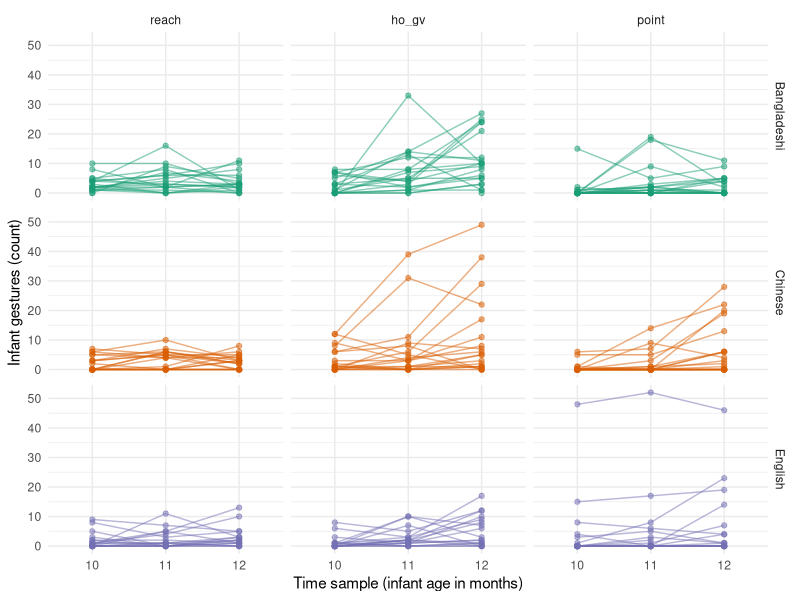
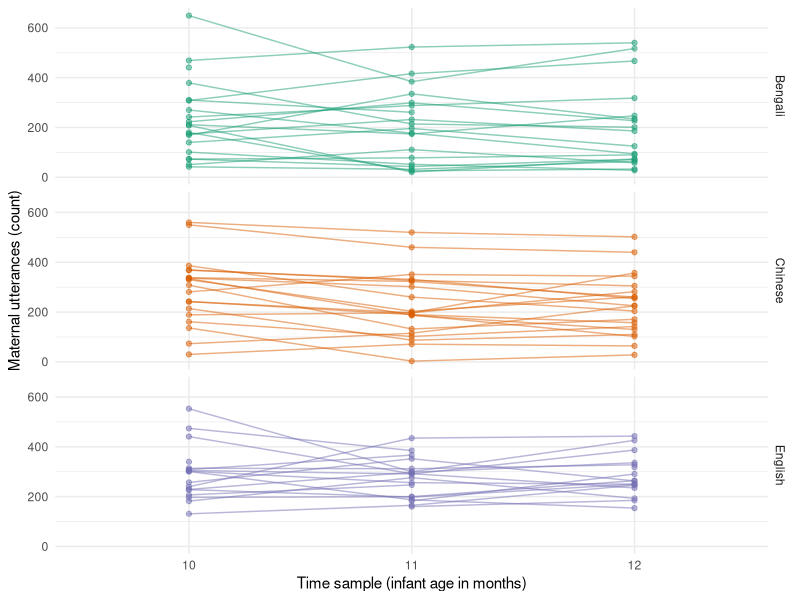
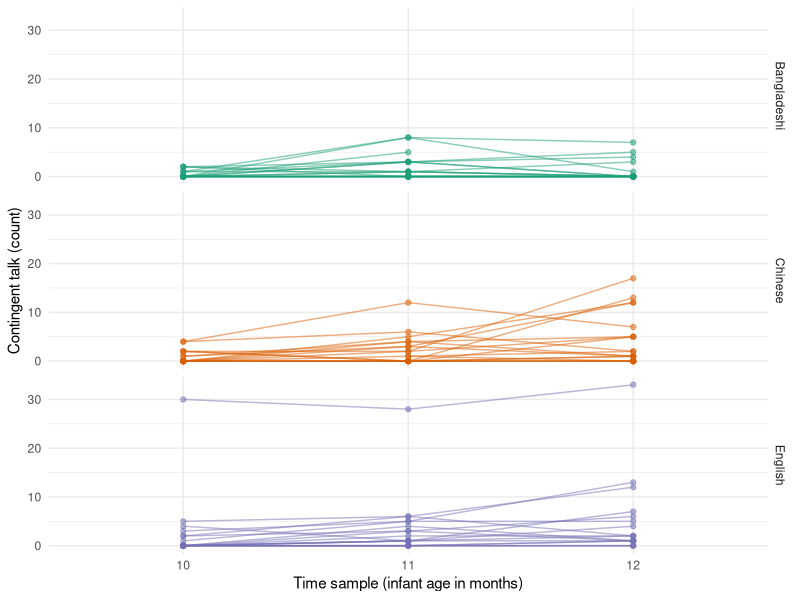
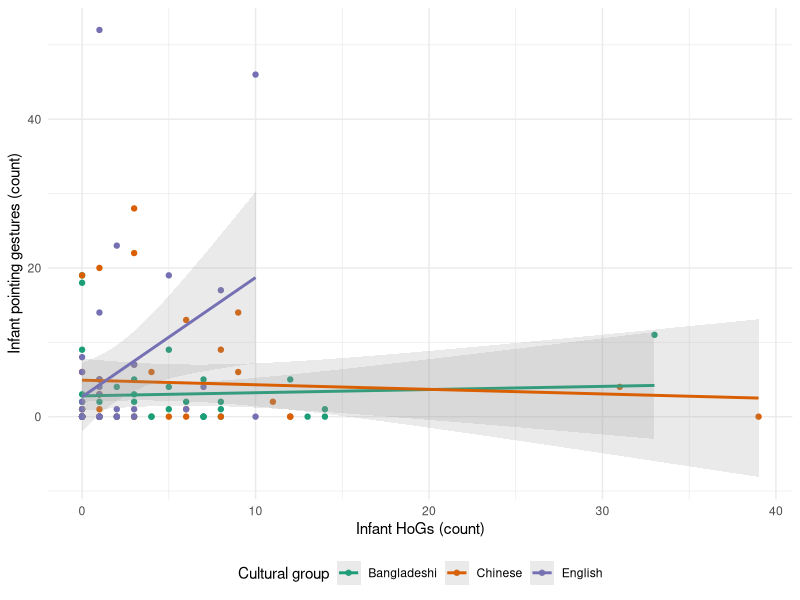
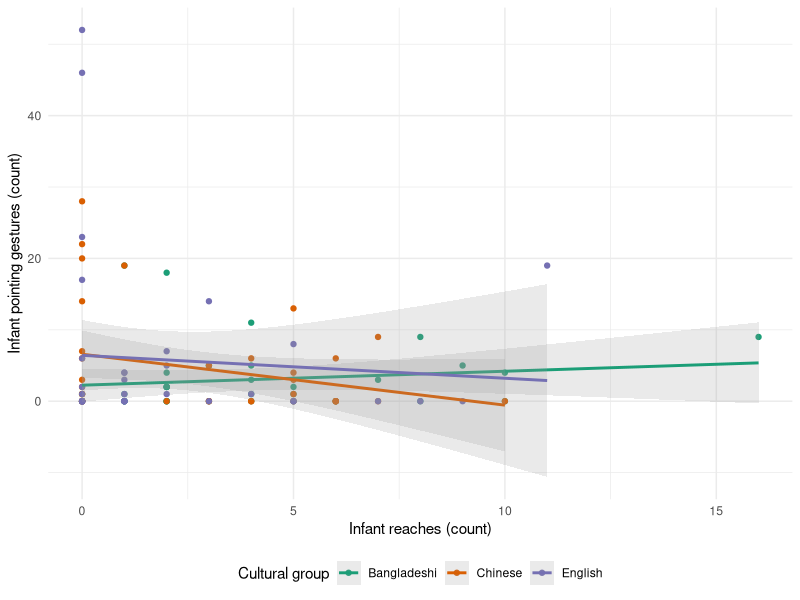
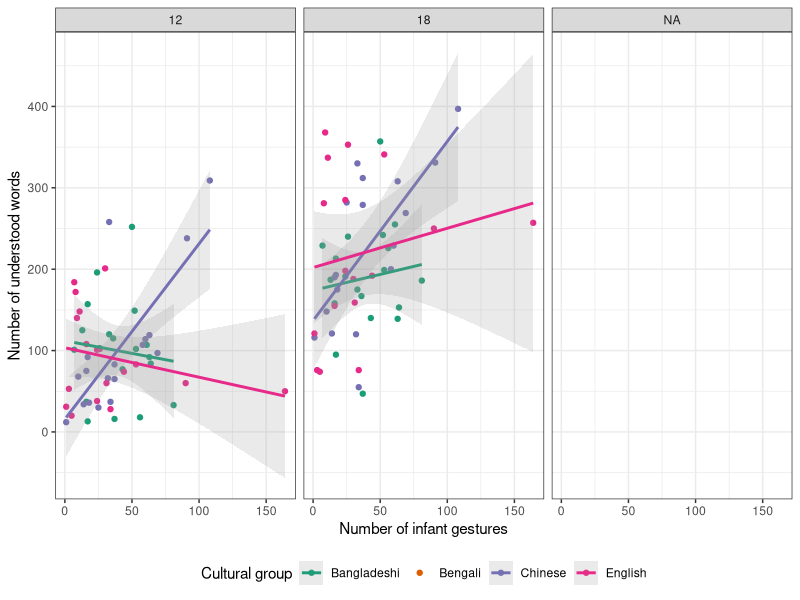
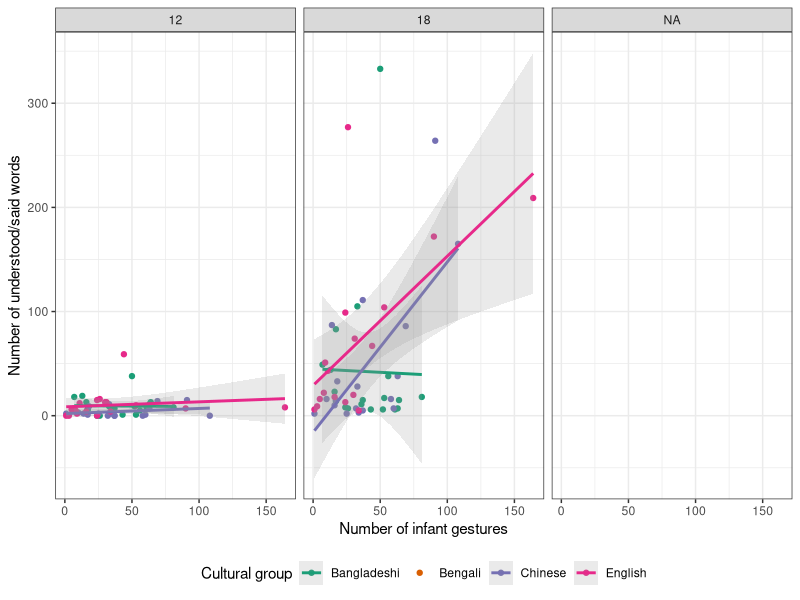
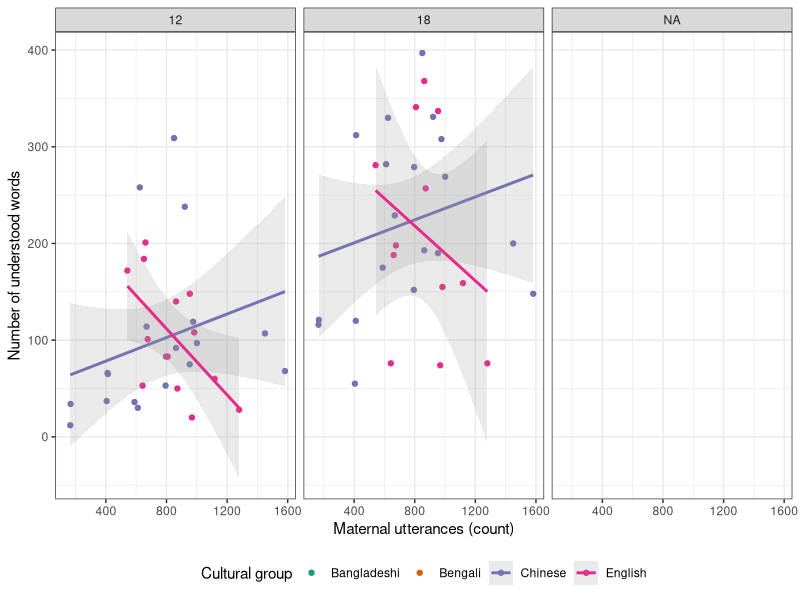

Source code (R) for these figures, in order:
## ---- chunk 1
knitr::opts_chunk$set(echo = TRUE)
knitr::opts_knit$set(root.dir = normalizePath("../../"))
library(tidyverse)
theme_set(theme_minimal())

img_path <- "./manuscript/figures/img"
## ---- chunk 2
gestures <- read_csv("./data/gestures.csv")

gestures_tot <- gestures %>%
  group_by(dyad, background, months, gesture) %>%
  summarise(
    count = sum(count),
    ct = sum(ct)
  ) %>%
  ungroup() %>%
  mutate(
    gesture = factor(gesture, levels = c("reach", "ho_gv", "point"))
  ) %>%
  mutate_if(is.character, as.factor) %>%
  mutate(
    back_o = ordered(background, levels = c("English", "Bangladeshi", "Chinese"))
  )

contrasts(gestures_tot$back_o) <- "contr.treatment"

utterances <- read_csv("./data/utterances.csv")

# NAs not removed in sum()
utterances_tot <- utterances %>%
  group_by(dyad, background, months) %>%
  summarise(
    utterances = sum(utterances)
  ) %>%
  ungroup() %>%
  mutate_if(is.character, as.factor) %>%
  mutate(
    back_o = ordered(background, levels = c("English", "Bangladeshi", "Chinese"))
  )

contrasts(utterances_tot$back_o) <- "contr.treatment"

hg_tot <- filter(gestures_tot, gesture == "ho_gv")
reach_tot <- filter(gestures_tot, gesture == "reach")
point_tot <- filter(gestures_tot, gesture == "point")
all_tot <- gestures_tot %>%
  group_by(dyad, background, back_o, months) %>%
  summarise(count = sum(count), ct = sum(ct))

hg_point_lead <- gestures_tot %>%
  dplyr::select(-ct) %>%
  spread(gesture, count) %>%
  dplyr::select(-reach) %>%
  group_by(dyad) %>%
  mutate(
    lead_point = lead(point)
  ) %>%
  filter(months != 12)

reach_point_lead <- gestures_tot %>%
  dplyr::select(-ct) %>%
  spread(gesture, count) %>%
  dplyr::select(-ho_gv) %>%
  group_by(dyad) %>%
  mutate(
    lead_point = lead(point)
  ) %>%
  filter(months != 12)

reach_point_lead <- gestures_tot %>%
  dplyr::select(-ct) %>%
  spread(gesture, count) %>%
  dplyr::select(-ho_gv) %>%
  group_by(dyad) %>%
  mutate(
    lead_point = lead(point)
  ) %>%
  filter(months != 12)

ct_point_lead <- gestures_tot %>%
  filter(gesture == "point") %>%
  dplyr::select(-gesture) %>%
  rename(point = count) %>%
  group_by(dyad) %>%
  mutate(
    lead_point = lead(point)
  ) %>%
  filter(months != 12)

utter_point_lead <- gestures_tot %>%
  filter(gesture == "point") %>%
  right_join(y = utterances_tot) %>%
  group_by(dyad) %>%
  mutate(
    lead_point = lead(count)
  ) %>%
  filter(months != 12)

pointing <- gestures_tot %>%
  dplyr::select(-ct) %>%
  spread(gesture, count)

vocab_gest <- gestures_tot %>%
  group_by(dyad, background) %>%
  summarise(count_tot = sum(count), ct_tot = sum(ct))

vocab_utt <- utterances_tot %>%
  group_by(dyad, background) %>%
  summarise(utt_tot = sum(utterances))

vocab <- read_csv("./data/vocab.csv") %>%
  full_join(y = vocab_gest) %>%
  full_join(y = vocab_utt) %>%
  arrange(dyad, months) %>%
  mutate_if(is.character, as.factor)
## ---- chunk 3
gestures_tot %>%
  ggplot(aes(as.factor(months), count, colour = background)) +
  geom_point(alpha = 0.5) +
  geom_line(aes(group = dyad), alpha = 0.5) +
  facet_grid(vars(background), vars(gesture)) +
  scale_color_brewer(type = "qual", palette = "Dark2") +
  labs(
    x = "Time sample (infant age in months)",
    y = "Infant gestures (count)"
  ) +
  theme(legend.position = "none")

ggsave("gest-slope.png", path = img_path, width = 6, height = 5)
## ---- chunk 4
utterances_tot %>%
  ggplot(aes(as.factor(months), utterances, colour = background)) +
  geom_point(alpha = 0.5) +
  geom_line(aes(group = dyad), alpha = 0.5) +
  facet_grid(background ~ .) +
  scale_color_brewer(type = "qual", palette = "Dark2") +
  labs(
    x = "Time sample (infant age in months)",
    y = "Maternal utterances (count)"
  ) +
  theme(legend.position = "none")

ggsave("utter-slope.png", path = img_path, width = 6, height = 5)
## ---- chunk 5
all_tot %>%
  ggplot(aes(as.factor(months), ct, colour = background)) +
  geom_point(alpha = 0.5) +
  geom_line(aes(group = dyad), alpha = 0.5) +
  facet_grid(background ~ .) +
  scale_color_brewer(type = "qual", palette = "Dark2") +
  labs(
    x = "Time sample (infant age in months)",
    y = "Contingent talk (count)"
  ) +
  theme(legend.position = "none")

ggsave("ct-slope.png", path = img_path, width = 6, height = 5)
## ---- chunk 6
hg_point_lead %>%
  ggplot(aes(ho_gv, lead_point, colour = background)) +
  geom_point() +
  geom_smooth(method = "lm", alpha = 0.2) +
  labs(
    x = "Infant HoGs (count)",
    y = "Infant pointing gestures (count)"
  ) +
  scale_color_brewer(type = "qual", palette = "Dark2", name = "Cultural group") +
  theme(legend.position = "bottom")

ggsave("hg-point-lead.png", path = img_path, width = 6, height = 5)
## ---- chunk 7
reach_point_lead %>%
  ggplot(aes(reach, lead_point, colour = background)) +
  geom_point() +
  geom_smooth(method = "lm", alpha = 0.2) +
  labs(
    x = "Infant reaches (count)",
    y = "Infant pointing gestures (count)"
  ) +
  scale_color_brewer(type = "qual", palette = "Dark2", name = "Cultural group") +
  theme(legend.position = "bottom")

ggsave("reach-point-lead.png", path = img_path, width = 6, height = 5)
## ---- chunk 8
vocab %>%
  ggplot(aes(count_tot, understand, colour = background)) +
  geom_point() +
  geom_smooth(method = "lm", alpha = 0.2) +
  facet_grid(~ months) +
  scale_color_brewer(type = "qual", palette = "Dark2", name = "Cultural group") +
  labs(
    x = "Number of infant gestures",
    y = "Number of understood words"
  ) +
  theme_bw() +
  theme(legend.position = "bottom")

ggsave("compr-gest.png", path = img_path, width = 6, height = 5)
## ---- chunk 9
vocab %>%
  ggplot(aes(count_tot, und_say, colour = background)) +
  geom_point() +
  geom_smooth(method = "lm", alpha = 0.2) +
  facet_grid(~ months) +
  scale_color_brewer(type = "qual", palette = "Dark2", name = "Cultural group") +
  labs(
    x = "Number of infant gestures",
    y = "Number of understood/said words"
  ) +
  theme_bw() +
  theme(legend.position = "bottom")

ggsave("prod-gest.png", path = img_path, width = 6, height = 5)
## ---- chunk 10
vocab %>%
  ggplot(aes(utt_tot, understand, colour = background)) +
  geom_point() +
  geom_smooth(method = "lm", alpha = 0.2) +
  facet_grid(~ months) +
  scale_color_brewer(type = "qual", palette = "Dark2", name = "Cultural group") +
  labs(
    x = "Maternal utterances (count)",
    y = "Number of understood words"
  ) +
  theme_bw() +
  theme(legend.position = "bottom")

ggsave("compr-utter.png", path = img_path, width = 6, height = 5)
## ---- chunk 11
vocab %>%
  ggplot(aes(utt_tot, und_say, colour = background)) +
  geom_point() +
  geom_smooth(method = "lm", alpha = 0.2) +
  facet_grid(~ months) +
  scale_color_brewer(type = "qual", palette = "Dark2", name = "Cultural group") +
  labs(
    x = "Maternal utterances (count)",
    y = "Number of understood/said words"
  ) +
  theme_bw() +
  theme(legend.position = "bottom")

ggsave("prod-utter.png", path = img_path, width = 6, height = 5)
## ---- chunk 12
vocab %>%
  filter(ct_tot < 25) %>%
  ggplot(aes(ct_tot, understand, colour = background)) +
  geom_point() +
  geom_smooth(method = "lm", alpha = 0.2) +
  facet_grid(~ months) +
  scale_color_brewer(type = "qual", palette = "Dark2", name = "Cultural group") +
  labs(
    x = "Contingent talk (count)",
    y = "Number of understood words"
  ) +
  theme_bw() +
  theme(legend.position = "bottom")

ggsave("compr-ct.png", path = img_path, width = 6, height = 5)
## ---- chunk 13
vocab %>%
  filter(ct_tot < 25) %>%
  ggplot(aes(ct_tot, und_say, colour = background)) +
  geom_point() +
  geom_smooth(method = "lm", alpha = 0.2) +
  facet_grid(~ months) +
  scale_color_brewer(type = "qual", palette = "Dark2", name = "Cultural group") +
  labs(
    x = "Contingent talk (count)",
    y = "Number of understood/said words"
  ) +
  theme_bw() +
  theme(legend.position = "bottom")

ggsave("prod-ct.png", path = img_path, width = 6, height = 5)
